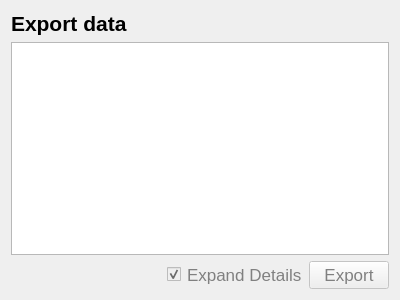
<?xml version="1.0" encoding="UTF-8"?>
<ui version="4.0">
 <class>ExportWidget</class>
 <widget class="QWidget" name="ExportWidget">
  <property name="geometry">
   <rect>
    <x>0</x>
    <y>0</y>
    <width>400</width>
    <height>300</height>
   </rect>
  </property>
  <property name="windowTitle">
   <string>Form</string>
  </property>
  <layout class="QVBoxLayout" name="verticalLayout">
   <item>
    <widget class="QLabel" name="label">
     <property name="styleSheet">
      <string notr="true">font-size: 16pt;
font-weight: bold;</string>
     </property>
     <property name="text">
      <string>Export data</string>
     </property>
    </widget>
   </item>
   <item>
    <widget class="QListWidget" name="listWidget"/>
   </item>
   <item>
    <layout class="QHBoxLayout" name="horizontalLayout">
     <item>
      <spacer name="horizontalSpacer">
       <property name="orientation">
        <enum>Qt::Horizontal</enum>
       </property>
       <property name="sizeHint" stdset="0">
        <size>
         <width>40</width>
         <height>20</height>
        </size>
       </property>
      </spacer>
     </item>
     <item>
      <widget class="QCheckBox" name="expandDetailsCheckBox">
       <property name="enabled">
        <bool>false</bool>
       </property>
       <property name="styleSheet">
        <string notr="true">QWidget {
	color: #CA0B5E;
	padding: 0.5em;
	font-size: 13pt;
	outline: none;
}
QWidget:focus {
	border: 0.1em solid #CA0B5E;
}
QWidget:hover {
	background-color: rgba(202,11,94,0.8);
	color: white;
}
QWidget:disabled {
	color: grey;
	border-color: grey;
}
</string>
       </property>
       <property name="text">
        <string>Expand Details</string>
       </property>
       <property name="checked">
        <bool>true</bool>
       </property>
      </widget>
     </item>
     <item>
      <widget class="QPushButton" name="exportButton">
       <property name="enabled">
        <bool>false</bool>
       </property>
       <property name="styleSheet">
        <string notr="true">QWidget {
	border: 0.05em solid #CA0B5E;
	border-radius: 0.25em;
	color: #CA0B5E;
	padding: 0.5em;
	font-size: 13pt;
	outline: none;
}
QWidget:focus {
	border: 0.1em solid #CA0B5E;
}
QWidget:hover {
	background-color: rgba(202,11,94,0.8);
	color: white;
}
QWidget:disabled {
	color: grey;
	border-color: grey;
}
</string>
       </property>
       <property name="text">
        <string>Export</string>
       </property>
      </widget>
     </item>
    </layout>
   </item>
  </layout>
 </widget>
 <resources/>
 <connections/>
</ui>
